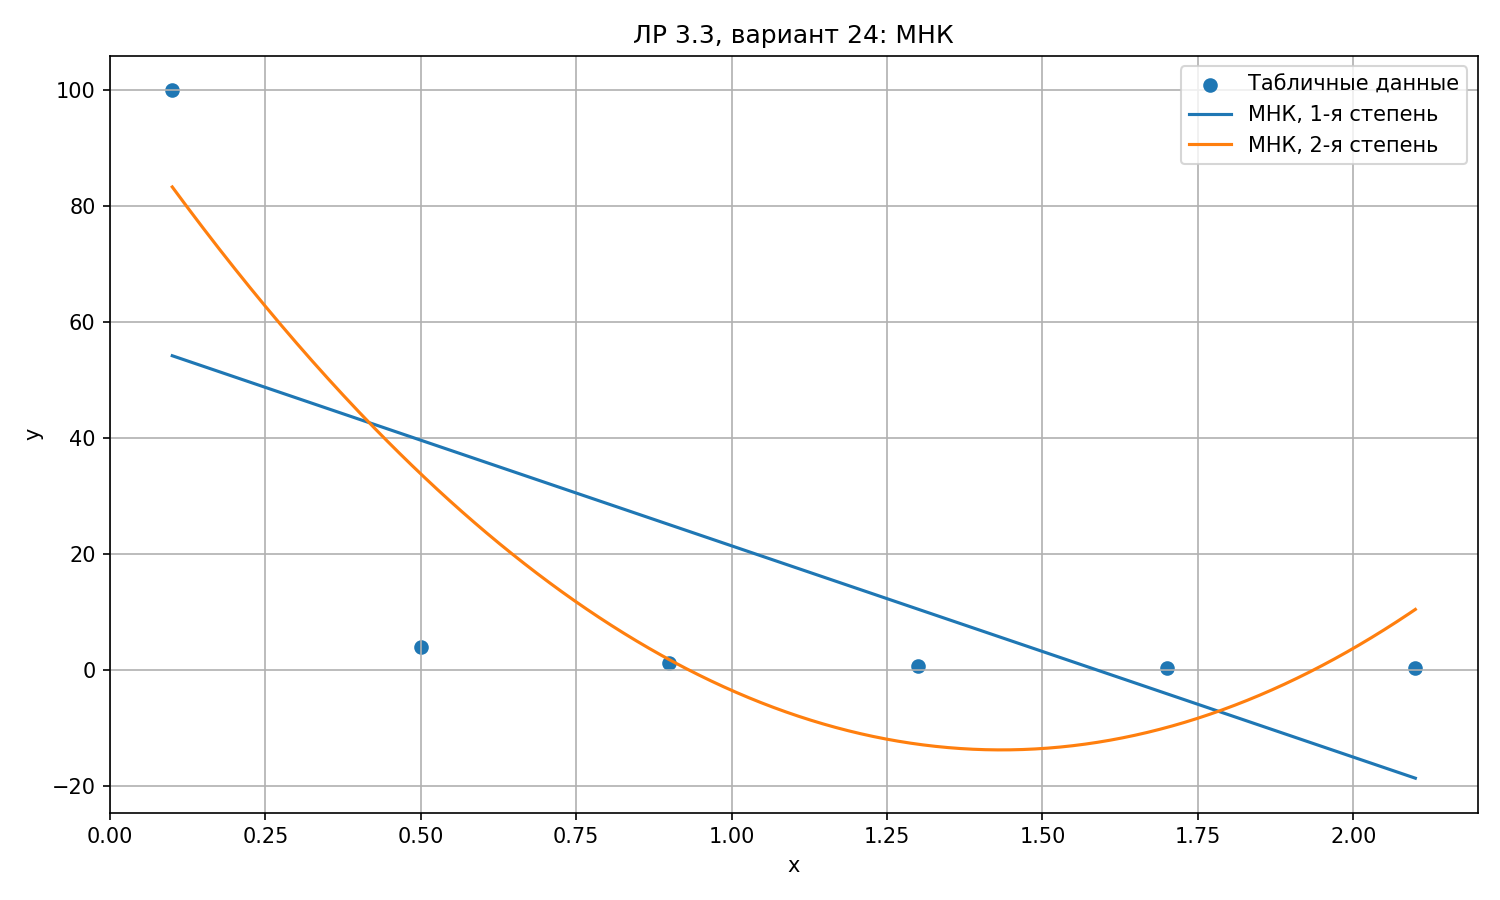

Here is the Python script that generated this plot:
import numpy as np
import matplotlib.pyplot as plt

# ============================================================================
# Лабораторная работа 3.3 (по выданному файлу задания)
# Вариант 24
#
# По содержанию задания требуется:
# 1) методом наименьших квадратов найти приближающий многочлен 1-й степени;
# 2) методом наименьших квадратов найти приближающий многочлен 2-й степени;
# 3) для каждого многочлена вычислить сумму квадратов ошибок;
# 4) построить графики исходной табличной функции и найденных многочленов.
# ============================================================================


def print_matrix(A, title):
    """
    Красивый вывод матрицы в консоль.

    Зачем нужна эта функция:
    - в отчёте и на защите удобно показать саму нормальную систему;
    - видно, из каких чисел она составилась после подсчёта сумм;
    - можно проверить, что мы действительно работаем по алгоритму МНК,
      а не просто подставили ответ.

    Параметры:
    A     -- двумерный массив NumPy, то есть матрица системы
    title -- заголовок перед матрицей
    """
    print(title)
    for row in A:
        print("  ", " ".join(f"{value:14.8f}" for value in row))
    print()



def print_vector(b, title):
    """
    Красивый вывод вектора правой части системы.

    Правая часть нормальной системы в МНК состоит из сумм вида:
    Σy, Σxy, Σx^2 y и т.д. в зависимости от степени многочлена.
    Эта функция нужна только для удобного и наглядного вывода.
    """
    print(title)
    for value in b:
        print(f"  {value:14.8f}")
    print()



def least_squares_linear(x, y):
    """
    Находит приближающий многочлен 1-й степени методом наименьших квадратов.

    Ищем многочлен вида:
        F1(x) = a0 + a1*x

    По методичке коэффициенты a0 и a1 находятся из нормальной системы:

        [N+1   Σx   ] [a0] = [Σy]
        [Σx   Σx^2 ] [a1]   [Σxy]

    Здесь N = len(x) - 1, потому что в методичке индексация идёт от 0 до N,
    то есть всего точек N + 1.

    Возвращаем:
    coeffs -- коэффициенты [a0, a1]
    f      -- значения F1(x_i) в исходных узлах
    phi    -- сумма квадратов ошибок Φ = Σ(F1(x_i) - y_i)^2
    A      -- матрица нормальной системы
    b      -- правая часть системы
    sums   -- словарь с промежуточными суммами для удобства вывода
    """

    # Количество узлов в обозначениях методички: i = 0..N.
    # Если точек 6, то N = 5.
    n = len(x) - 1

    # ------------------------------------------------------------------------
    # Считаем суммы, которые напрямую входят в нормальную систему.
    # Это ровно тот шаг, который в методичке делается перед составлением СЛАУ.
    # ------------------------------------------------------------------------
    sx = np.sum(x)           # Σx
    sx2 = np.sum(x ** 2)     # Σx^2
    sy = np.sum(y)           # Σy
    sxy = np.sum(x * y)      # Σxy

    # ------------------------------------------------------------------------
    # Собираем матрицу A и вектор b нормальной системы A * a = b.
    # После этого задача МНК сводится к решению обычной системы линейных
    # алгебраических уравнений относительно неизвестных коэффициентов a0, a1.
    # ------------------------------------------------------------------------
    A = np.array([
        [n + 1, sx],
        [sx, sx2]
    ], dtype=float)

    b = np.array([sy, sxy], dtype=float)

    # Решаем систему и получаем коэффициенты прямой,
    # которая лучше всего приближает данные в смысле МНК.
    coeffs = np.linalg.solve(A, b)
    a0, a1 = coeffs

    # Вычисляем значения найденного многочлена в исходных узлах x_i.
    # Это понадобится для подсчёта ошибок и вывода таблицы.
    f = a0 + a1 * x

    # Функционал МНК: сумма квадратов отклонений от табличных значений.
    # Чем меньше Φ, тем лучше приближение по критерию МНК.
    phi = np.sum((f - y) ** 2)

    sums = {
        'N': n,
        'sum_x': sx,
        'sum_x2': sx2,
        'sum_y': sy,
        'sum_xy': sxy,
    }

    return coeffs, f, phi, A, b, sums



def least_squares_quadratic(x, y):
    """
    Находит приближающий многочлен 2-й степени методом наименьших квадратов.

    Ищем многочлен вида:
        F2(x) = a0 + a1*x + a2*x^2

    По методичке коэффициенты a0, a1, a2 находятся из нормальной системы:

        [N+1   Σx    Σx^2 ] [a0] = [Σy    ]
        [Σx   Σx^2   Σx^3 ] [a1]   [Σxy   ]
        [Σx^2 Σx^3   Σx^4 ] [a2]   [Σx^2y ]

    Это уже система 3x3, потому что неизвестных коэффициентов три.
    """

    # Число N в обозначениях методички.
    n = len(x) - 1

    # ------------------------------------------------------------------------
    # Считаем все суммы, которые понадобятся для составления нормальной системы
    # второго порядка.
    # ------------------------------------------------------------------------
    sx = np.sum(x)                 # Σx
    sx2 = np.sum(x ** 2)           # Σx^2
    sx3 = np.sum(x ** 3)           # Σx^3
    sx4 = np.sum(x ** 4)           # Σx^4
    sy = np.sum(y)                 # Σy
    sxy = np.sum(x * y)            # Σxy
    sx2y = np.sum((x ** 2) * y)    # Σx^2 y

    # Матрица нормальной системы для квадратичного многочлена.
    A = np.array([
        [n + 1, sx, sx2],
        [sx, sx2, sx3],
        [sx2, sx3, sx4]
    ], dtype=float)

    # Правая часть системы.
    b = np.array([sy, sxy, sx2y], dtype=float)

    # Решаем систему и получаем коэффициенты a0, a1, a2.
    coeffs = np.linalg.solve(A, b)
    a0, a1, a2 = coeffs

    # Находим значения многочлена F2 в исходных точках таблицы.
    f = a0 + a1 * x + a2 * x ** 2

    # Сумма квадратов ошибок для многочлена 2-й степени.
    phi = np.sum((f - y) ** 2)

    sums = {
        'N': n,
        'sum_x': sx,
        'sum_x2': sx2,
        'sum_x3': sx3,
        'sum_x4': sx4,
        'sum_y': sy,
        'sum_xy': sxy,
        'sum_x2y': sx2y,
    }

    return coeffs, f, phi, A, b, sums



def main():
    """
    Основная функция программы.

    Здесь последовательно реализуются все шаги решения лабораторной работы:
    1. Задаются исходные табличные данные варианта.
    2. Строится МНК-многочлен 1-й степени.
    3. Строится МНК-многочлен 2-й степени.
    4. Для каждого считается сумма квадратов ошибок.
    5. Сравнивается качество приближения.
    6. Строится общий график.
    """

    # ------------------------------------------------------------------------
    # Исходные данные варианта 24 из файла задания.
    # x -- узлы таблицы
    # y -- значения функции в этих узлах
    # ------------------------------------------------------------------------
    x = np.array([0.1, 0.5, 0.9, 1.3, 1.7, 2.1], dtype=float)
    y = np.array([100.0, 4.0, 1.2346, 0.59172, 0.34602, 0.22676], dtype=float)

    print("ЛР 3.3, вариант 24")
    print("Метод: МНК через нормальные системы из методички")
    print()

    # Выводим исходную таблицу, чтобы было видно, с какими данными работаем.
    print("Исходные данные:")
    for i in range(len(x)):
        print(f"i = {i:>1d}; x[{i}] = {x[i]:8.5f}; y[{i}] = {y[i]:10.5f}")
    print()

    # ======================== МНОГОЧЛЕН 1-Й СТЕПЕНИ ========================
    # На этом шаге строится линейное приближение: F1(x) = a0 + a1*x.
    coeffs1, f1, phi1, A1, b1, sums1 = least_squares_linear(x, y)
    a0_1, a1_1 = coeffs1

    print("=" * 90)
    print("ПРИБЛИЖАЮЩИЙ МНОГОЧЛЕН 1-Й СТЕПЕНИ")
    print("F1(x) = a0 + a1*x")
    print()

    # Показываем все суммы, из которых составлена нормальная система.
    print("Суммы для нормальной системы:")
    print(f"N = {sums1['N']}")
    print(f"Σx    = {sums1['sum_x']:.8f}")
    print(f"Σx^2  = {sums1['sum_x2']:.8f}")
    print(f"Σy    = {sums1['sum_y']:.8f}")
    print(f"Σxy   = {sums1['sum_xy']:.8f}")
    print()

    # Выводим саму систему в матричной форме.
    print_matrix(A1, "Матрица нормальной системы для F1:")
    print_vector(b1, "Правая часть системы для F1:")

    # Печатаем найденные коэффициенты и сам итоговый многочлен.
    print("Решение системы:")
    print(f"a0 = {a0_1:.8f}")
    print(f"a1 = {a1_1:.8f}")
    print()
    print(f"Итоговый многочлен: F1(x) = {a0_1:.8f} + ({a1_1:.8f})*x")
    print()

    # Для каждой табличной точки считаем:
    # 1) значение приближающего многочлена F1(x_i)
    # 2) квадрат ошибки (F1(x_i) - y_i)^2
    # Это позволяет затем получить сумму квадратов ошибок Φ1.
    print("Таблица значений F1(x_i) и квадратов ошибок:")
    print(f"{'i':>2} {'x_i':>10} {'y_i':>12} {'F1(x_i)':>14} {'(F1-y)^2':>16}")
    for i in range(len(x)):
        err2 = (f1[i] - y[i]) ** 2
        print(f"{i:>2d} {x[i]:>10.5f} {y[i]:>12.5f} {f1[i]:>14.8f} {err2:>16.8f}")
    print()
    print(f"Сумма квадратов ошибок Φ1 = {phi1:.8f}")
    print()

    # ======================== МНОГОЧЛЕН 2-Й СТЕПЕНИ ========================
    # Теперь строим квадратичное приближение:
    # F2(x) = a0 + a1*x + a2*x^2.
    coeffs2, f2, phi2, A2, b2, sums2 = least_squares_quadratic(x, y)
    a0_2, a1_2, a2_2 = coeffs2

    print("=" * 90)
    print("ПРИБЛИЖАЮЩИЙ МНОГОЧЛЕН 2-Й СТЕПЕНИ")
    print("F2(x) = a0 + a1*x + a2*x^2")
    print()

    # Снова выводим все промежуточные суммы, но уже для системы 3x3.
    print("Суммы для нормальной системы:")
    print(f"Σx      = {sums2['sum_x']:.8f}")
    print(f"Σx^2    = {sums2['sum_x2']:.8f}")
    print(f"Σx^3    = {sums2['sum_x3']:.8f}")
    print(f"Σx^4    = {sums2['sum_x4']:.8f}")
    print(f"Σy      = {sums2['sum_y']:.8f}")
    print(f"Σxy     = {sums2['sum_xy']:.8f}")
    print(f"Σx^2*y  = {sums2['sum_x2y']:.8f}")
    print()

    print_matrix(A2, "Матрица нормальной системы для F2:")
    print_vector(b2, "Правая часть системы для F2:")

    # Печатаем коэффициенты квадратичного многочлена.
    print("Решение системы:")
    print(f"a0 = {a0_2:.8f}")
    print(f"a1 = {a1_2:.8f}")
    print(f"a2 = {a2_2:.8f}")
    print()
    print(f"Итоговый многочлен: F2(x) = {a0_2:.8f} + ({a1_2:.8f})*x + ({a2_2:.8f})*x^2")
    print()

    # Аналогично линейному случаю строим таблицу ошибок для F2.
    print("Таблица значений F2(x_i) и квадратов ошибок:")
    print(f"{'i':>2} {'x_i':>10} {'y_i':>12} {'F2(x_i)':>14} {'(F2-y)^2':>16}")
    for i in range(len(x)):
        err2 = (f2[i] - y[i]) ** 2
        print(f"{i:>2d} {x[i]:>10.5f} {y[i]:>12.5f} {f2[i]:>14.8f} {err2:>16.8f}")
    print()
    print(f"Сумма квадратов ошибок Φ2 = {phi2:.8f}")
    print()

    # ------------------------------------------------------------------------
    # Сравниваем два найденных приближения.
    # По критерию метода наименьших квадратов лучше тот многочлен,
    # у которого сумма квадратов ошибок меньше.
    # ------------------------------------------------------------------------
    print("=" * 90)
    if phi2 < phi1:
        print("Лучшее приближение по критерию МНК дает многочлен 2-й степени,")
        print("так как для него сумма квадратов ошибок меньше.")
    else:
        print("Лучшее приближение по критерию МНК дает многочлен 1-й степени,")
        print("так как для него сумма квадратов ошибок меньше.")
    print("=" * 90)

    # ============================== ГРАФИК ================================
    # Для красивого графика строим плотную сетку из 400 точек.
    # На ней считаем значения обоих многочленов.
    x_dense = np.linspace(np.min(x), np.max(x), 400)
    y1_dense = a0_1 + a1_1 * x_dense
    y2_dense = a0_2 + a1_2 * x_dense + a2_2 * x_dense ** 2

    # Создаём рисунок.
    plt.figure(figsize=(10, 6))

    # Исходные табличные данные показываем точками.
    plt.scatter(x, y, label='Табличные данные')

    # Линейное приближение рисуем линией.
    plt.plot(x_dense, y1_dense, label='МНК, 1-я степень')

    # Квадратичное приближение рисуем отдельной линией.
    plt.plot(x_dense, y2_dense, label='МНК, 2-я степень')

    # Оформление графика.
    plt.xlabel('x')
    plt.ylabel('y')
    plt.title('ЛР 3.3, вариант 24: МНК')
    plt.grid(True)
    plt.legend()
    plt.tight_layout()

    # Сохраняем график в файл, чтобы его можно было вставить в отчёт.
    plt.savefig('3_3.png', dpi=150)

    # Показываем график на экране.
    plt.show()


# Эта проверка означает:
# код внутри блока ниже выполнится только тогда,
# когда файл запускают как основную программу.
# Это стандартная практика в Python.
if __name__ == '__main__':
    main()
